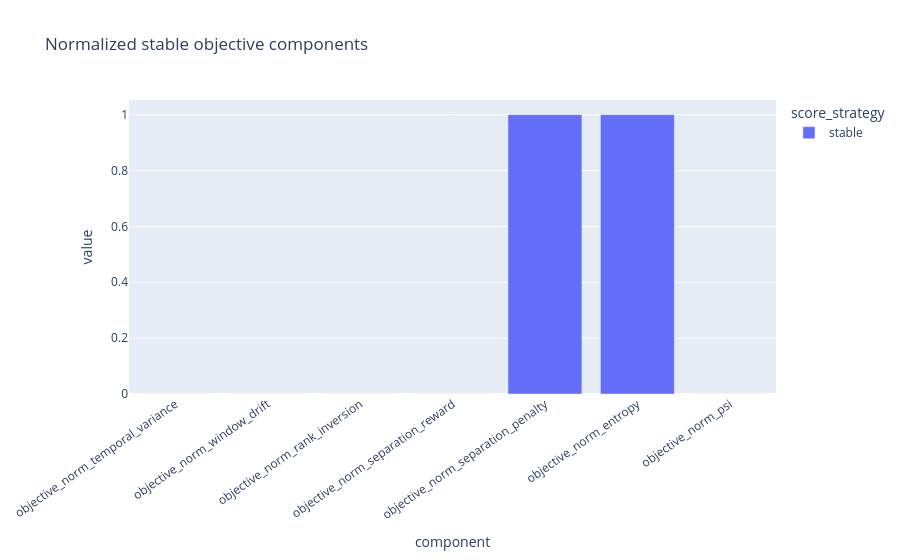

Source (notebook cell):
### Markdown cell above
### Nota sobre o heatmap

Para este gráfico, o notebook usa `stability_over_time(...)` em vez da tabela completa de `diagnostics()`.
Isso deixa a visualização mais robusta e mais aderente ao objetivo do gráfico: mostrar a taxa de evento por bin ao longo do tempo.
A tabela de `diagnostics()` continua útil para auditoria detalhada, flags e investigação de cobertura.

### Code cell
component_columns = [
    column
    for column in score_details.columns
    if column.startswith("objective_norm_")
]
component_frame = score_details.melt(
    id_vars=["variable", "score_strategy"],
    value_vars=component_columns,
    var_name="component",
    value_name="value",
)

fig_components = px.bar(
    component_frame,
    x="component",
    y="value",
    color="score_strategy",
    barmode="group",
    title="Normalized stable objective components",
)
fig_components.update_layout(xaxis_tickangle=-35)
fig_components

### Figure 1 — Plotly figure (JSON) as saved in the notebook; plotly's stock layout.template omitted (floating-point values rounded to 4 significant figures)
{"data": [{"alignmentgroup": "True", "hovertemplate": "score_strategy=stable<br>component=%{x}<br>value=%{y}<extra></extra>", "legendgroup": "stable", "marker": {"color": "#636efa", "pattern": {"shape": ""}}, "name": "stable", "offsetgroup": "stable", "orientation": "v", "showlegend": true, "textposition": "auto", "type": "bar", "x": ["objective_norm_temporal_variance", "objective_norm_window_drift", "objective_norm_rank_inversion", "objective_norm_separation_reward", "objective_norm_separation_penalty", "objective_norm_entropy", "objective_norm_psi"], "xaxis": "x", "y": [0.0, 0.0, 0.0, 0.0, 1.0, 1.0, 0.0], "yaxis": "y"}], "layout": {"barmode": "group", "legend": {"title": {"text": "score_strategy"}, "tracegroupgap": 0}, "title": {"text": "Normalized stable objective components"}, "xaxis": {"anchor": "y", "domain": [0, 1], "tickangle": -35, "title": {"text": "component"}}, "yaxis": {"anchor": "x", "domain": [0, 1], "title": {"text": "value"}}}}
